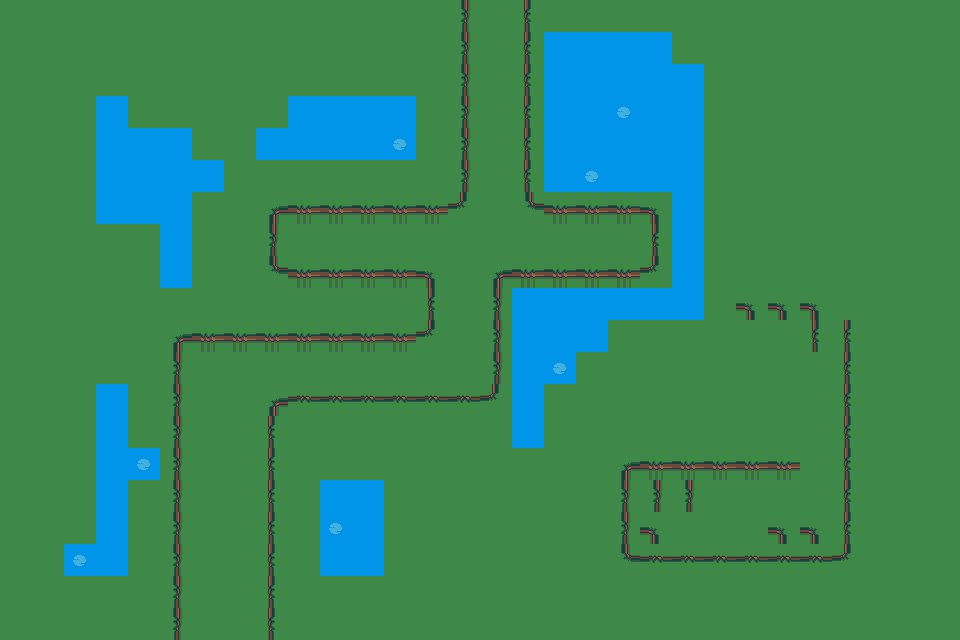

The image is a tile-based game level rendered from a .tmx file. Its description and complete source (layers, tilesets, objects, tile grids) follow:
An orthogonal 30x20 tile map with 32x32 px tiles, 2 tile layers (background, walls), 2 tilesets and 14 objects (start, exit).

<map version="1.10" tiledversion="1.12.2" orientation="orthogonal" renderorder="right-down" width="30" height="20" tilewidth="32" tileheight="32" infinite="0" nextlayerid="5" nextobjectid="28">
 <tileset firstgid="1" source="tileset.tsx" />
 <tileset firstgid="193" source="objects.tsx" />
 <layer id="1" name="background" width="30" height="20">
  <data encoding="csv">
182,182,182,182,182,182,182,182,182,182,182,182,182,182,182,182,182,182,182,182,182,182,182,182,182,182,182,182,182,182,
182,182,182,182,182,182,182,182,182,182,182,182,182,182,182,182,182,182,182,182,182,182,182,182,182,182,182,182,182,182,
182,182,182,182,182,182,182,182,182,182,182,182,182,182,182,182,182,182,182,182,182,182,182,182,182,182,182,182,182,182,
182,182,182,182,182,182,182,182,182,182,182,182,182,182,182,182,182,182,182,12,182,182,182,182,182,182,182,182,182,182,
182,182,182,12,182,182,182,182,182,182,182,182,12,182,182,182,182,182,182,182,182,182,182,182,182,182,182,182,182,182,
182,182,182,182,182,182,182,182,182,182,182,182,182,182,182,182,182,182,12,182,182,182,182,182,182,182,182,182,182,182,
182,182,182,182,182,182,182,182,182,182,182,182,182,182,182,182,182,182,182,182,182,182,182,182,182,182,182,182,182,182,
182,182,182,182,182,182,182,182,182,182,182,182,182,182,182,182,182,182,182,182,182,182,182,182,182,182,182,182,182,182,
182,182,182,182,182,182,12,182,182,182,182,182,182,182,182,182,182,182,182,182,182,182,182,182,182,182,182,182,182,182,
182,182,182,182,182,182,182,182,182,182,182,12,182,182,182,182,182,182,182,182,182,182,182,182,182,182,182,182,182,182,
182,182,182,182,182,182,182,182,182,182,182,182,182,182,182,182,182,182,182,182,182,182,182,182,182,182,182,182,182,182,
182,182,182,182,182,182,182,182,182,182,182,182,182,182,182,182,182,12,182,182,182,182,182,182,182,182,182,182,182,182,
182,182,182,182,182,182,182,182,182,182,182,182,182,182,182,182,182,182,182,182,182,182,182,182,182,182,182,182,182,182,
182,182,182,182,182,182,182,182,182,182,182,182,182,182,182,182,182,182,182,182,182,182,182,182,182,182,182,182,182,182,
182,182,182,182,12,182,182,182,182,182,182,182,182,182,182,182,182,182,182,182,182,182,182,182,182,182,182,182,182,182,
182,182,182,182,182,182,182,182,182,182,182,182,182,182,182,182,182,182,182,182,182,182,182,182,182,182,182,182,182,182,
182,182,182,182,182,182,182,182,182,182,12,182,182,182,182,182,182,182,182,182,182,182,182,182,182,182,182,182,182,182,
182,182,12,182,182,182,182,182,182,182,182,182,182,182,182,182,182,182,182,182,182,182,182,182,182,182,182,182,182,182,
182,182,182,182,182,182,182,182,182,182,182,182,182,182,182,182,182,182,182,182,182,182,182,182,182,182,182,182,182,182,
182,182,182,182,182,182,182,182,182,182,182,182,182,182,182,182,182,182,182,182,182,182,182,182,182,182,182,182,182,182
</data>
 </layer>
 <layer id="2" name="walls" width="30" height="20">
  <data encoding="csv">
0,0,0,0,0,0,0,0,0,0,0,0,0,0,13,0,15,0,0,0,0,0,0,0,0,0,0,0,0,0,
0,0,0,0,0,0,0,0,0,0,0,0,0,0,13,0,15,181,181,181,181,0,0,0,0,0,0,0,0,0,
0,0,0,0,0,0,0,0,0,0,0,0,0,0,13,0,15,181,181,181,181,181,0,0,0,0,0,0,0,0,
0,0,0,181,0,0,0,0,0,181,181,181,181,182,13,0,15,181,181,0,181,181,0,0,0,0,0,0,0,0,
0,0,0,181,181,181,0,0,181,181,181,181,0,182,13,0,15,181,181,181,181,181,0,0,0,0,0,0,0,0,
0,0,0,181,181,181,181,182,182,182,182,182,182,182,13,0,15,181,0,181,181,181,0,0,0,0,0,0,0,0,
0,0,0,181,181,181,182,182,1,2,2,2,2,2,27,0,25,2,2,2,3,181,0,0,0,0,0,0,0,0,
0,0,0,0,0,181,182,182,13,0,0,0,0,0,0,0,0,0,0,0,15,181,0,0,0,0,0,0,0,0,
0,0,0,0,0,181,182,182,25,2,2,2,2,3,0,1,2,2,2,2,27,181,0,0,0,0,0,0,0,0,
0,0,0,0,182,182,182,182,182,182,182,182,182,15,0,13,181,181,181,181,181,181,0,3,3,3,0,0,0,0,
0,0,0,0,182,1,2,2,2,2,2,2,2,27,0,13,181,181,181,0,0,0,0,0,0,15,15,0,0,0,
0,0,0,0,182,13,0,0,0,0,0,0,0,0,0,13,181,0,0,0,0,0,0,0,0,0,15,0,0,0,
0,0,0,181,182,13,0,0,1,26,26,26,26,26,26,27,181,0,0,0,0,0,0,0,0,0,15,0,0,0,
0,0,0,181,182,13,0,0,15,182,182,182,182,182,182,182,181,0,0,0,0,0,0,0,0,0,15,0,0,0,
0,0,0,181,0,13,0,0,15,182,182,182,182,182,0,0,0,0,0,1,2,2,2,2,2,0,15,0,0,0,
0,0,0,181,182,13,0,0,15,182,181,181,0,0,0,0,0,0,0,13,13,13,0,0,0,0,15,0,0,0,
0,0,0,181,182,13,0,0,15,182,0,181,0,0,0,0,0,0,0,13,3,0,0,0,3,3,15,0,0,0,
0,0,0,181,182,13,0,0,15,182,181,181,0,0,0,0,0,0,0,25,26,26,26,26,26,26,27,0,0,0,
0,0,0,0,182,13,0,0,15,182,0,0,0,0,0,0,0,0,0,0,0,0,0,0,0,0,0,0,0,0,
0,0,0,0,0,13,0,0,15,182,0,0,0,0,0,0,0,0,0,0,0,0,0,0,0,0,0,0,0,0
</data>
 </layer>
 <objectgroup id="4" name="collision">
  <object id="11" x="459.732" y="1.7682" width="9.7251" height="196.27" />
  <object id="12" x="448.239" y="198.038" width="21.2184" height="7.9569" />
  <object id="13" x="284.68" y="205.111" width="164.443" height="10.6092" />
  <object id="14" x="276.723" y="205.111" width="7.9569" height="8.841" />
  <object id="15" x="268.766" y="206.879" width="7.9569" height="8.841" />
  <object id="16" x="267.882" y="216.605" width="9.7251" height="53.046" />
  <object id="17" x="275.839" y="267.882" width="11.4933" height="3.5364" />
  <object id="18" x="289.101" y="269.651" width="139.688" height="7.9569" />
  <object id="19" x="427.904" y="282.028" width="7.0728" height="47.7414" />
  <object id="21" x="411.991" y="329.769" width="21.2184" height="5.3046" />
  <object id="22" x="180.356" y="332.422" width="237.823" height="8.841" />
  <object id="23" x="167.979" y="343.915" width="12.3774" height="293.521" />
 </objectgroup>
 <objectgroup draworder="index" id="3" name="objects">
  <object id="2" name="start" x="226.704" y="630.637">
   <point />
  </object>
  <object id="3" name="exit" x="496.633" y="34.404">
   <point />
  </object>
 </objectgroup>
</map>
